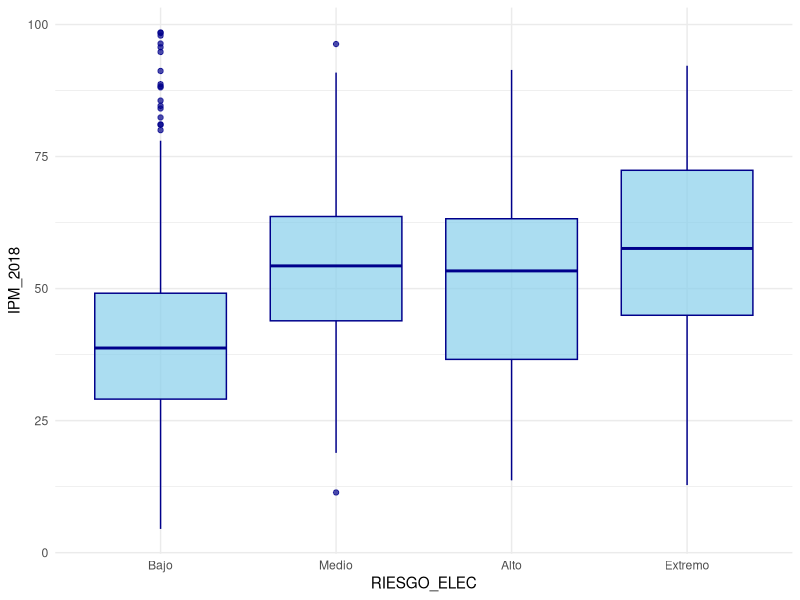

Recreate this plot in R.
library(dplyr)
library(ggplot2)
library(readxl)
# mapa
library(sf)
library(tidyverse)
library(corrplot)

# ======================================================================

# Grupo 1 (Covariables explicativas)
df_ce <- read_excel("LAFT.xlsx", sheet = "CONTEXTO ESTRUCTURAL") # x_1
df_cp <- read_excel("LAFT.xlsx", sheet = "CONTEXTO POLÍTICO") # x_2
df_con <- read_excel("LAFT.xlsx", sheet = "CONTRABANDO")  # x_3
df_min <- read_excel("LAFT.xlsx", sheet = "SECTOR PRIMARIO Y MIMERO")  # x_4


# Grupo 1 (Representacion directa del LAFT)
df_ter <- read_excel("LAFT.xlsx", sheet = "TERRORISMO") # y_1
df_confli <- read_excel("LAFT.xlsx", sheet = "CONFLICTO") #y_2
df_crimi <- read_excel("LAFT.xlsx", sheet = "CRIMINALIDAD") #y_3
df_narco <- read_excel("LAFT.xlsx", sheet = "NARCOTRAFICO") # y_4



# Nombres de las hojas del archivo excel
hojas_laft <- c("CONTEXTO ESTRUCTURAL", "CONTEXTO POLÍTICO", "CONTRABANDO", 
                "SECTOR PRIMARIO Y MIMERO", "TERRORISMO", "CONFLICTO", 
                "CRIMINALIDAD", "NARCOTRAFICO")

# Definir el data frame
df <- hojas_laft %>% 
  
  map(~ read_excel("LAFT.xlsx", sheet = .x)) %>% 
  
  reduce(full_join, by = 'CODIGO') %>% 
  
  separate(col = CODIGO, into = c('departamento', 'municipio'), sep = '-')

# ======================================================================


# ---------------------------------
# Grupo 1
# ---------------------------------

# Para Clasificacion de riesgo electoral

df$RIESGO_ELEC <- factor(df$RIESGO_ELEC, 
                                 levels = c("Bajo", "Medio", "Alto", "Extremo"))

# Este se ve bien (Incluida) (bayes_plot_2)
ggplot(data = df, aes(x = RIESGO_ELEC , y = IPM_2018)) + 
  geom_boxplot(fill = "skyblue", color = "darkblue", alpha = 0.7) +
  theme_minimal()
